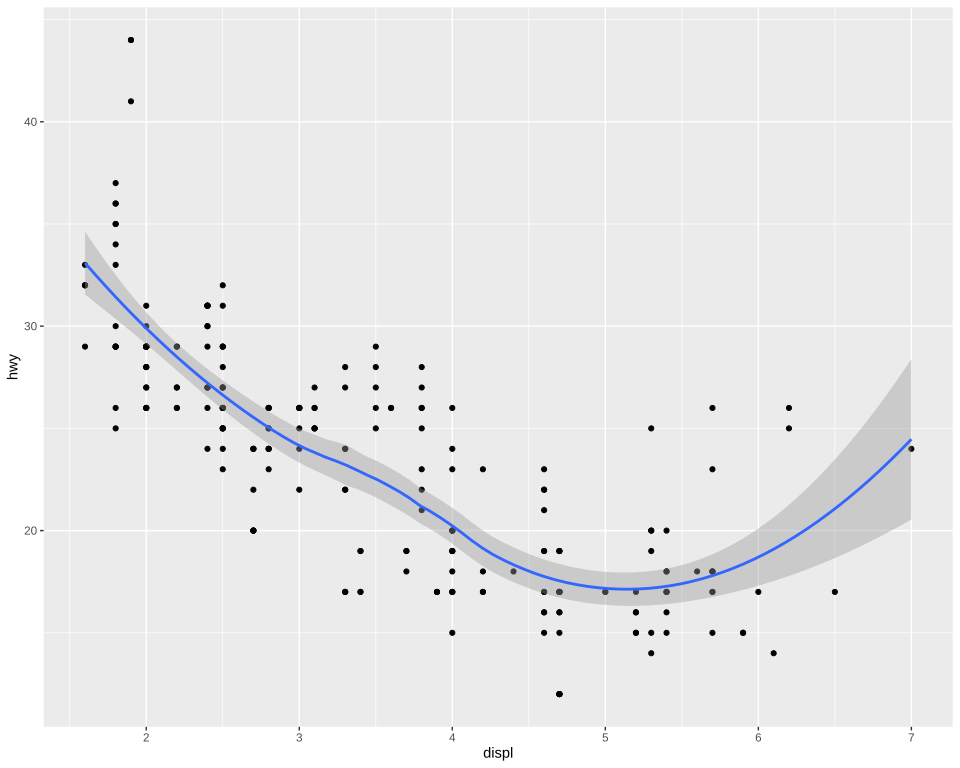

Recreate this plot in R.
# The plot test/golden/smooth_loess.svg draws, drawn by ggplot2 itself, as ggplot2's own visual tests
# draw their snapshots: the independent check on that golden whenever it changes. The suite never
# runs this; it needs R, ggplot2 and vdiffr, saved as the Docker image giggly-r:ggplot2-4.0.3. From
# the repository's root:
#
#   docker run --rm -v "$PWD/test/golden":/golden:ro giggly-r:ggplot2-4.0.3 \
#     Rscript /golden/smooth_loess.R > smooth_loess.ggplot2.svg
#
# and compare the two drawings element by element, as test/golden/point.R describes. Its loess is
# fitted as Giggly fits one, by test/golden/giggly_loess.R.
#
# geom_smooth()'s reference page's first plot: mpg's points under the smooth a layer given no method
# fits, loess, its 234 rows under 1,000.

source("/golden/giggly_loess.R")
plot <- ggplot(mpg, aes(displ, hwy)) + geom_point() +
  geom_smooth(method = giggly_loess, formula = y ~ x) + theme_gray()
file <- tempfile(fileext = ".svg")
vdiffr::write_svg(plot, file)
cat(readLines(file), sep = "\n")
